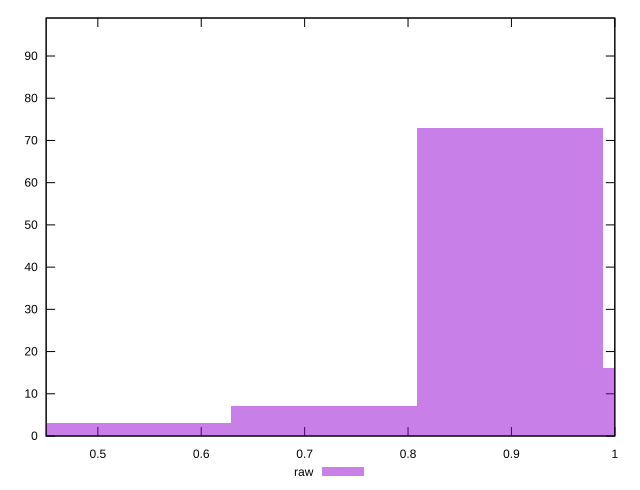

This chart was generated by the following gnuplot code:
reset

$raw <<EOF
0.5391768991325345 3
0.7189025321767126 7
1.078353798265069 16
0.8986281652208907 73
EOF

set key outside below
set boxwidth 0.17972563304417816
set xrange [0.45:1]
set yrange [0:99]
set trange [0:99]
set style fill transparent solid 0.5 noborder
set terminal svg size 640, 490 enhanced background rgb 'white'
set output "report/report_00029_2021-02-24T13-36-40.390Z/meta/score/samples/card/raw/histogram.svg"

plot $raw title "raw" with boxes

reset
